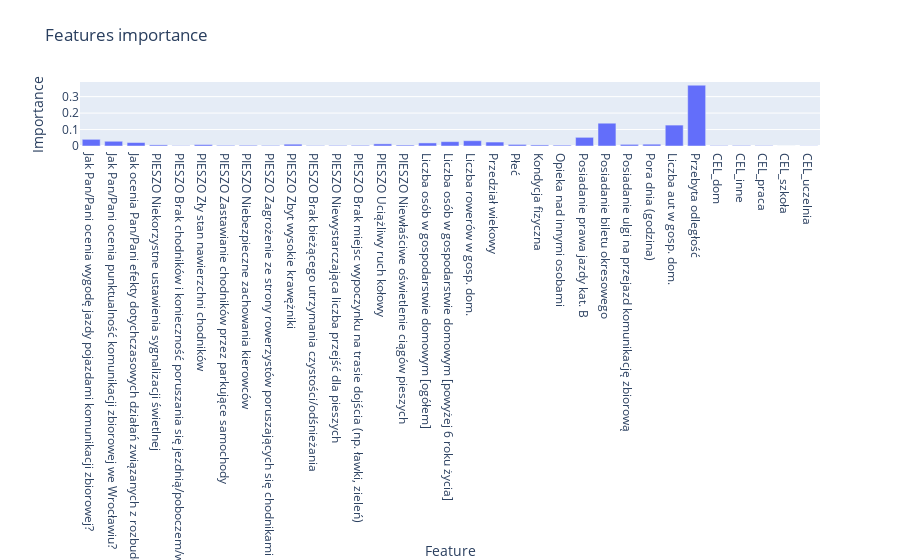

The notebook cell this image was saved under:
### Code cell
fig = go.Figure([go.Bar(x=X_train.columns, y=clf.feature_importances_)])
fig.update_layout(
    title='Features importance',
    xaxis={
        'title':"Feature",
    },
    yaxis={
        'title':"Importance",
    }
)
fig.show()

### Figure 1 — Plotly figure (JSON) as saved in the notebook; plotly's stock layout.template omitted (floating-point values rounded to 4 significant figures)
{"data": [{"type": "bar", "x": ["Jak Pan/Pani ocenia wygodę jazdy pojazdami komunikacji zbiorowej?", "Jak Pan/Pani ocenia punktualność komunikacji zbiorowej we Wrocławiu?", "Jak ocenia Pan/Pani efekty dotychczasowych działań związanych z rozbudową systemu rowerowego we Wrocławiu (dróg i parkingów rowerowych)?", "PIESZO Niekorzystne ustawienia sygnalizacji świetlnej", "PIESZO Brak chodników i konieczność poruszania się jezdnią/poboczem/wydeptaną ścieżką", "PIESZO Zły stan nawierzchni chodników", "PIESZO Zastawianie chodników przez parkujące samochody", "PIESZO Niebezpieczne zachowania kierowców", "PIESZO Zagrożenie ze strony rowerzystów poruszających się chodnikami", "PIESZO Zbyt wysokie krawężniki", "PIESZO Brak bieżącego utrzymania czystości/odśnieżania", "PIESZO Niewystarczająca liczba przejść dla pieszych", "PIESZO Brak miejsc wypoczynku na trasie dojścia (np. ławki, zieleń)", "PIESZO Uciążliwy ruch kołowy", "PIESZO Niewłaściwe oświetlenie ciągów pieszych", "Liczba osób w gospodarstwie domowym [ogółem]", "Liczba osób w gospodarstwie domowym [powyżej 6 roku życia]", "Liczba rowerów w gosp. dom.", "Przedział wiekowy", "Płeć", "Kondycja fizyczna", "Opieka nad innymi osobami", "Posiadanie prawa jazdy kat. B", "Posiadanie biletu okresowego", "Posiadanie ulgi na przejazd komunikację zbiorową", "Pora dnia (godzina)", "Liczba aut w gosp. dom.", "Przebyta odległość", "CEL_dom", "CEL_inne", "CEL_praca", "CEL_szkoła", "CEL_uczelnia"], "y": [0.04061, 0.02883, 0.02102, 0.006806, 0.002142, 0.008518, 0.003933, 0.004299, 0.003532, 0.01098, 0.002815, 0.003441, 0.00413, 0.013, 0.005644, 0.0187, 0.02645, 0.03214, 0.02406, 0.009613, 0.006461, 0.005069, 0.05272, 0.1385, 0.009898, 0.01092, 0.1271, 0.3695, 0.00253, 0.003201, 0.002409, 0, 0.001038]}], "layout": {"title": {"text": "Features importance"}, "xaxis": {"title": {"text": "Feature"}}, "yaxis": {"title": {"text": "Importance"}}}}
